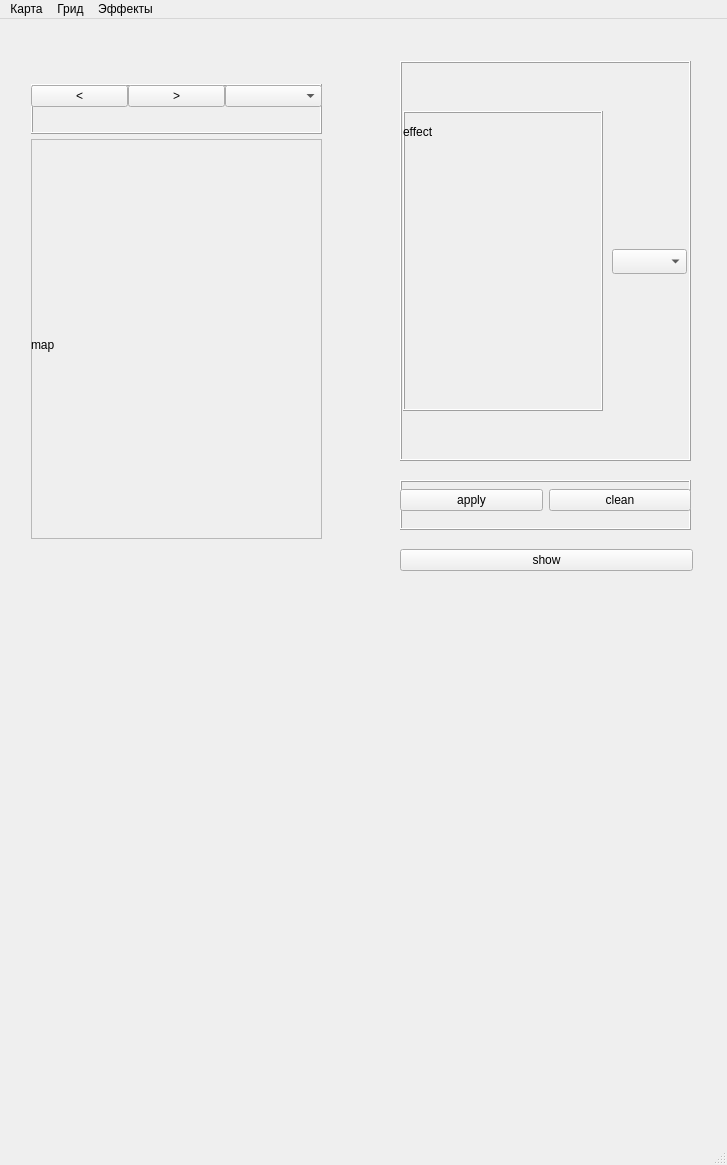
<?xml version="1.0" encoding="UTF-8"?>
<ui version="4.0">
 <class>MainWindow</class>
 <widget class="QMainWindow" name="MainWindow">
  <property name="geometry">
   <rect>
    <x>0</x>
    <y>0</y>
    <width>727</width>
    <height>1165</height>
   </rect>
  </property>
  <property name="tabletTracking">
   <bool>false</bool>
  </property>
  <property name="windowTitle">
   <string>MainWindow</string>
  </property>
  <property name="dockNestingEnabled">
   <bool>false</bool>
  </property>
  <widget class="QWidget" name="centralwidget"/>
  <widget class="QMenuBar" name="menubar">
   <property name="geometry">
    <rect>
     <x>0</x>
     <y>0</y>
     <width>727</width>
     <height>21</height>
    </rect>
   </property>
   <widget class="QMenu" name="menu">
    <property name="title">
     <string>Карта</string>
    </property>
   </widget>
   <widget class="QMenu" name="menu_2">
    <property name="title">
     <string>Грид</string>
    </property>
   </widget>
   <widget class="QMenu" name="menu_3">
    <property name="title">
     <string>Эффекты</string>
    </property>
   </widget>
   <addaction name="menu"/>
   <addaction name="menu_2"/>
   <addaction name="menu_3"/>
  </widget>
  <widget class="QStatusBar" name="statusbar"/>
  <widget class="QDockWidget" name="main_map_widget">
   <property name="minimumSize">
    <size>
     <width>700</width>
     <height>600</height>
    </size>
   </property>
   <property name="maximumSize">
    <size>
     <width>700</width>
     <height>600</height>
    </size>
   </property>
   <property name="floating">
    <bool>false</bool>
   </property>
   <property name="features">
    <set>QDockWidget::DockWidgetMovable</set>
   </property>
   <attribute name="dockWidgetArea">
    <number>4</number>
   </attribute>
   <widget class="QWidget" name="dockWidgetContents_4">
    <property name="minimumSize">
     <size>
      <width>700</width>
      <height>600</height>
     </size>
    </property>
    <property name="maximumSize">
     <size>
      <width>700</width>
      <height>600</height>
     </size>
    </property>
    <widget class="QWidget" name="">
     <property name="geometry">
      <rect>
       <x>31</x>
       <y>41</y>
       <width>301</width>
       <height>465</height>
      </rect>
     </property>
     <layout class="QVBoxLayout" name="verticalLayout_6">
      <property name="spacing">
       <number>0</number>
      </property>
      <item>
       <widget class="QFrame" name="frame">
        <property name="minimumSize">
         <size>
          <width>291</width>
          <height>50</height>
         </size>
        </property>
        <property name="maximumSize">
         <size>
          <width>291</width>
          <height>50</height>
         </size>
        </property>
        <property name="frameShape">
         <enum>QFrame::Box</enum>
        </property>
        <property name="frameShadow">
         <enum>QFrame::Raised</enum>
        </property>
        <property name="lineWidth">
         <number>1</number>
        </property>
        <widget class="QWidget" name="">
         <property name="geometry">
          <rect>
           <x>0</x>
           <y>0</y>
           <width>291</width>
           <height>25</height>
          </rect>
         </property>
         <layout class="QHBoxLayout" name="horizontalLayout_2">
          <property name="spacing">
           <number>0</number>
          </property>
          <item>
           <widget class="QPushButton" name="nextButton">
            <property name="text">
             <string>&lt;</string>
            </property>
           </widget>
          </item>
          <item>
           <widget class="QPushButton" name="prevButton">
            <property name="text">
             <string>&gt;</string>
            </property>
           </widget>
          </item>
          <item>
           <widget class="QComboBox" name="map_comboBox"/>
          </item>
         </layout>
        </widget>
       </widget>
      </item>
      <item>
       <widget class="QFrame" name="frame_2">
        <property name="minimumSize">
         <size>
          <width>291</width>
          <height>400</height>
         </size>
        </property>
        <property name="maximumSize">
         <size>
          <width>291</width>
          <height>400</height>
         </size>
        </property>
        <property name="frameShape">
         <enum>QFrame::StyledPanel</enum>
        </property>
        <property name="frameShadow">
         <enum>QFrame::Raised</enum>
        </property>
        <widget class="QLabel" name="map_label">
         <property name="geometry">
          <rect>
           <x>0</x>
           <y>0</y>
           <width>299</width>
           <height>411</height>
          </rect>
         </property>
         <property name="text">
          <string>map</string>
         </property>
        </widget>
       </widget>
      </item>
     </layout>
    </widget>
    <widget class="QWidget" name="">
     <property name="geometry">
      <rect>
       <x>400</x>
       <y>10</y>
       <width>293</width>
       <height>537</height>
      </rect>
     </property>
     <layout class="QVBoxLayout" name="verticalLayout_7">
      <item>
       <widget class="QFrame" name="frame_3">
        <property name="minimumSize">
         <size>
          <width>291</width>
          <height>400</height>
         </size>
        </property>
        <property name="maximumSize">
         <size>
          <width>291</width>
          <height>400</height>
         </size>
        </property>
        <property name="frameShape">
         <enum>QFrame::Box</enum>
        </property>
        <property name="frameShadow">
         <enum>QFrame::Raised</enum>
        </property>
        <widget class="QWidget" name="">
         <property name="geometry">
          <rect>
           <x>0</x>
           <y>0</y>
           <width>291</width>
           <height>401</height>
          </rect>
         </property>
         <layout class="QHBoxLayout" name="horizontalLayout_4">
          <item>
           <widget class="QFrame" name="frame_5">
            <property name="minimumSize">
             <size>
              <width>200</width>
              <height>300</height>
             </size>
            </property>
            <property name="maximumSize">
             <size>
              <width>200</width>
              <height>300</height>
             </size>
            </property>
            <property name="frameShape">
             <enum>QFrame::Box</enum>
            </property>
            <property name="frameShadow">
             <enum>QFrame::Raised</enum>
            </property>
            <widget class="QLabel" name="effect_label">
             <property name="geometry">
              <rect>
               <x>0</x>
               <y>0</y>
               <width>131</width>
               <height>41</height>
              </rect>
             </property>
             <property name="text">
              <string>effect</string>
             </property>
            </widget>
           </widget>
          </item>
          <item>
           <widget class="QComboBox" name="effect_comboBox">
            <property name="minimumSize">
             <size>
              <width>75</width>
              <height>25</height>
             </size>
            </property>
            <property name="maximumSize">
             <size>
              <width>75</width>
              <height>25</height>
             </size>
            </property>
           </widget>
          </item>
         </layout>
        </widget>
       </widget>
      </item>
      <item>
       <widget class="QFrame" name="frame_4">
        <property name="minimumSize">
         <size>
          <width>291</width>
          <height>50</height>
         </size>
        </property>
        <property name="maximumSize">
         <size>
          <width>291</width>
          <height>50</height>
         </size>
        </property>
        <property name="frameShape">
         <enum>QFrame::Box</enum>
        </property>
        <property name="frameShadow">
         <enum>QFrame::Raised</enum>
        </property>
        <widget class="QWidget" name="">
         <property name="geometry">
          <rect>
           <x>0</x>
           <y>0</y>
           <width>291</width>
           <height>41</height>
          </rect>
         </property>
         <layout class="QHBoxLayout" name="horizontalLayout_3">
          <item>
           <widget class="QPushButton" name="apply_effectButton">
            <property name="text">
             <string>apply</string>
            </property>
           </widget>
          </item>
          <item>
           <widget class="QPushButton" name="clean_effectButton">
            <property name="text">
             <string>clean</string>
            </property>
           </widget>
          </item>
         </layout>
        </widget>
       </widget>
      </item>
      <item>
       <widget class="QPushButton" name="showButton">
        <property name="text">
         <string>show</string>
        </property>
       </widget>
      </item>
     </layout>
    </widget>
   </widget>
  </widget>
  <widget class="QDockWidget" name="test_widget">
   <property name="minimumSize">
    <size>
     <width>330</width>
     <height>500</height>
    </size>
   </property>
   <property name="maximumSize">
    <size>
     <width>330</width>
     <height>500</height>
    </size>
   </property>
   <property name="floating">
    <bool>false</bool>
   </property>
   <property name="features">
    <set>QDockWidget::DockWidgetMovable</set>
   </property>
   <property name="allowedAreas">
    <set>Qt::BottomDockWidgetArea</set>
   </property>
   <attribute name="dockWidgetArea">
    <number>8</number>
   </attribute>
   <widget class="QWidget" name="dockWidgetContents_6"/>
  </widget>
  <widget class="QDockWidget" name="dice_widget">
   <property name="minimumSize">
    <size>
     <width>330</width>
     <height>500</height>
    </size>
   </property>
   <property name="maximumSize">
    <size>
     <width>330</width>
     <height>500</height>
    </size>
   </property>
   <property name="floating">
    <bool>false</bool>
   </property>
   <property name="features">
    <set>QDockWidget::DockWidgetMovable</set>
   </property>
   <property name="allowedAreas">
    <set>Qt::BottomDockWidgetArea</set>
   </property>
   <attribute name="dockWidgetArea">
    <number>8</number>
   </attribute>
   <widget class="QWidget" name="dockWidgetContents_5"/>
  </widget>
 </widget>
 <resources/>
 <connections/>
</ui>
